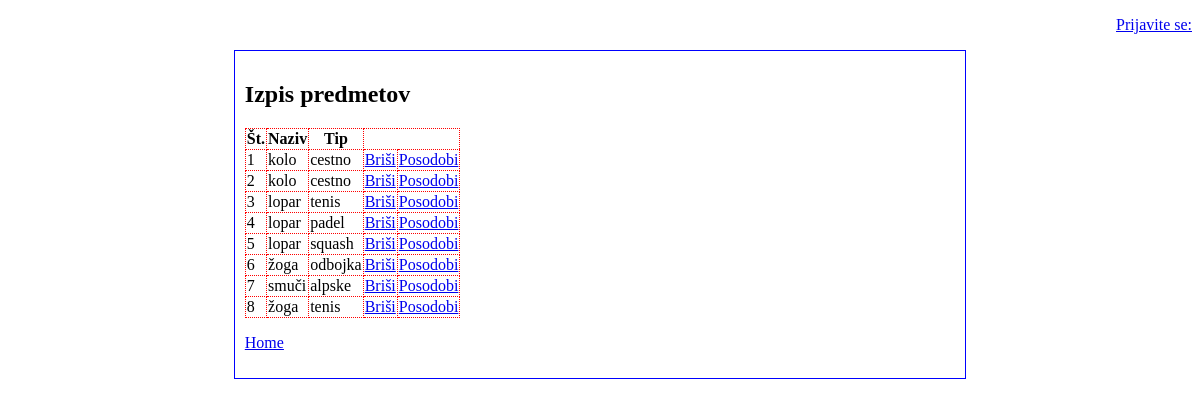
/izpis_predmetov.php, run on the app's committed database.
### tables this page shows
CREATE TABLE `predmeti` (
  `id_p` int(11) NOT NULL,
  `naziv` varchar(200) NOT NULL,
  `tip` varchar(200) NOT NULL
);

### izpis_predmetov.php (the view, shortened to what this page needs)
<?php
require_once 'glava.php';
?>
<!DOCTYPE html>
<html>
<head>
<link href="stil.css" rel="stylesheet">
</head>
<body>
    <h2>Izpis predmetov</h2>
 <?php
  $sql="SELECT * FROM predmeti;";
  $result=mysqli_query($link, $sql);
  echo '<table><tr><th>Št.</th><th>Naziv</th><th>Tip</th></tr>';
  $stevc=1;
   while($row= mysqli_fetch_array($result))
    {
     echo "<tr>"
        . "<td>".$stevc."</td>"
        . "<td>".$row['naziv']."</td>"
        . "<td>".$row['tip']."</td>";
      echo '<td>';
        echo '<a href="brisi_p.php?idp='.$row['id_p'].'">Briši</a>';
      echo '</td>';
      echo '<td>';
        echo '<a href="posodobi_p.php?idp='.$row['id_p'].'">Posodobi</a>';
      echo '</td>';
     echo "</tr>";
     $stevc++;
    }
 ?>
    </table>
    <p>
        <a href="index.php">Home</a>
    </p>
</div>
</body>
</html>

### glava.php (shortened to what this page needs)
<?php
$prijava=false;
if(isset($_SESSION['idu'])){
    $prijava=true;
    $idu=$_SESSION['idu'];
} else {
    $prijava=false;
}
?>
<!DOCTYPE html>
<html>
<head>
<link href="stil.css" rel="stylesheet">
</head>
<body>
    <p id="prijava">
        <?php
        if(!$prijava)
        {
            echo '<a href="prijava.php">Prijavite se: </a>';
        }
        else{
            echo 'Ime: '.$_SESSION['imeu'].", priimek pa: ".$_SESSION['prii'];
            echo '<a href="odjava.php"> ODJAVA</a>';
        }
      ?>
    </p>
<div id="content">

### stil.css (style rules this page uses)
#content { width: 60%; margin: 0 auto; padding: 10px; border: 1px solid blue; }
table, th, td { border: 1px dotted red; }
table { border-collapse: collapse; }
#prijava { text-align: right; }

### data on the page
predmeti: naziv "kolo", tip "cestno"
predmeti: naziv "kolo", tip "cestno"
predmeti: naziv "lopar", tip "tenis"
predmeti: naziv "lopar", tip "padel"
predmeti: naziv "lopar", tip "squash"
predmeti: naziv "žoga", tip "odbojka"
predmeti: naziv "smuči", tip "alpske"
predmeti: naziv "žoga", tip "tenis"
